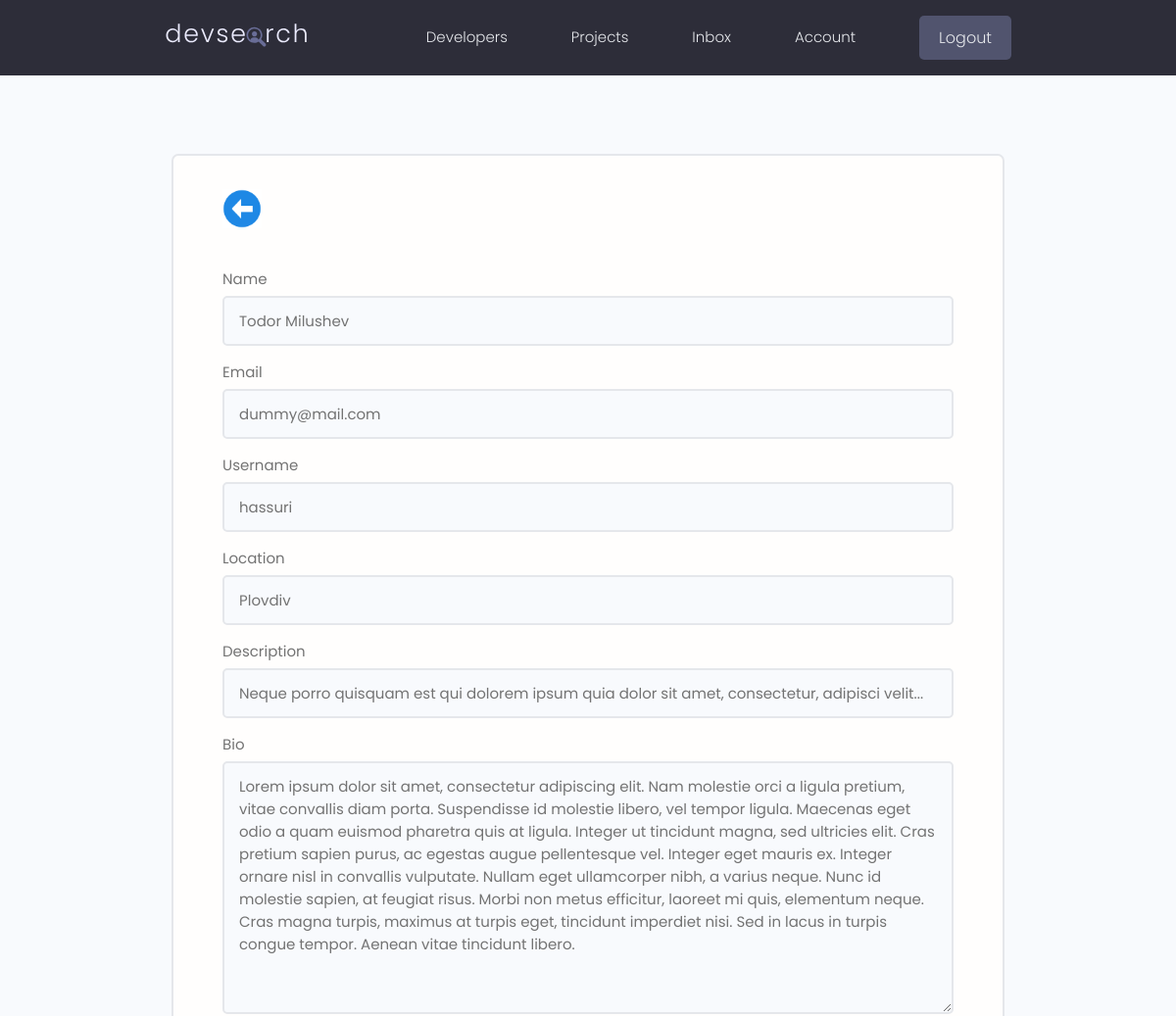
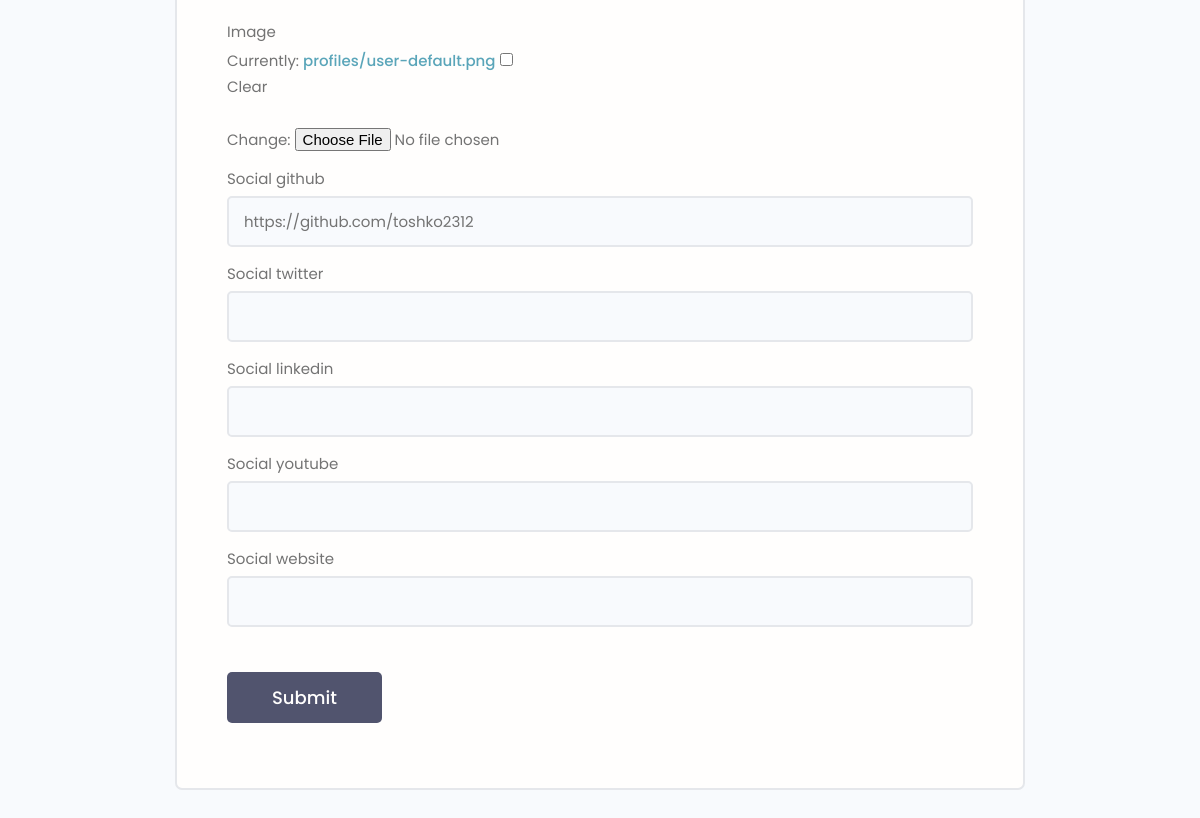
Page /account/edit/ (signed in) on the committed database (2 pictures, top to bottom).
### users/models.py (models this page shows, shortened)
class Profile(models.Model):
    id = models.UUIDField(default=uuid.uuid4, unique=True, primary_key=True, editable=False)
    user = models.OneToOneField(User, on_delete=models.CASCADE, null=True, blank=True)
    name = models.CharField(max_length=200, null=True, blank=True)
    email = models.EmailField(max_length=500, null=True, blank=True)
    username = models.CharField(max_length=200, null=True, blank=True)
    location = models.CharField(max_length=200, null=True, blank=True)
    description = models.CharField(max_length=200, null=True, blank=True)
    bio = models.TextField(null=True, blank=True)
    image = models.ImageField(null=True, blank=True, upload_to='profiles/', default='profiles/user-default.png')
    social_github = models.CharField(max_length=200, null=True, blank=True)
    social_twitter = models.CharField(max_length=200, null=True, blank=True)
    social_linkedin = models.CharField(max_length=200, null=True, blank=True)
    social_youtube = models.CharField(max_length=200, null=True, blank=True)
    social_website = models.CharField(max_length=200, null=True, blank=True)
    created = models.DateTimeField(auto_now_add=True)
    class Meta:
        ordering = ['-created']

### users/views.py (the view, shortened to what this page needs)
# urls.py: path('account/edit/', UsersCRUD.edit_account, name='edit-account'),
    @staticmethod
    @login_required(login_url='login')
    def edit_account(request):
        form = ProfileForm(instance=request.user.profile)
        content = {'form': form}
        return render(request, 'users/profile_form.html', context=content)

### users/forms.py
class ProfileForm(ModelForm):
    class Meta:
        model = Profile
        exclude = ('user',)
    def __init__(self, *args, **kwargs):
        super(ProfileForm, self).__init__(*args, **kwargs)
        for name, field in self.fields.items():
            field.widget.attrs.update({'class': 'input'})

### users/templates/users/profile_form.html (shortened to what this page needs)
{% extends 'main.html' %}
{% block content %}
<main class="formPage my-xl">
    <div class="content-box">
        <div class="formWrapper">
            <a class="backButton" href="{% url 'account' %}">
                <img>
            </a>
            <br>
            <form class="form" method="POST" action="{% url 'edit-account' %}" enctype="multipart/form-data">
                {% for field in form %}
                <div class="form__field">
                    <label for="formInput#text">{{field.label}}</label>
                    {{field}}
                </div>
                {% endfor %}
                <input class="btn btn--sub btn--lg  my-md" type="submit" value="Submit" />
            </form>
        </div>
    </div>
</main>
{% endblock %}

### static/styles/app.css (style rules this page uses)
:root { --color-sub: #2d2d39; }
.btn--sub { background-color: var(--color-sub-light); }
img { width: 100%; }
.content-box { width: 95%; max-width: 85rem; margin: 0 auto; }
.backButton { background: var(--color-main-light); color: var(--color-main); width: 4rem; height: 4rem; display: flex; align-items: center; justify-content: center; border-radius: 50%; }
.formPage .formWrapper { list-style: none; background: var(--color-white); padding: 3.5rem 5rem; border: 2px solid var(--color-light); border-radius: 0.7rem; }

### static/uikit/styles/modules/_variables.css (style rules this page uses)
:root { --color-main: #5aa5b9; --color-main-light: #e6faff; --color-sub: #3f4156; --color-sub-light: #51546e; --color-sub-lighter: #ededfd; --color-text: #737373; --color-gray: #8b8b8b; --color-light: #e5e7eb; --color-light-gray: #767676; --color-bg: #f8fafd; --color-white: #fffefd; --color-white-light: #f3f3f3; --color-success: #359e64; --color-success-bg: #def8e8; --color-error: #fc4b0b; --color-error-bg: #fff2ee; --font-base: 'Poppins', arial, helvetica, 'Segoe UI', roboto, ubuntu, sans-serif; --font-monospace: 'Fira Code', 'Courier New', courier, monospace; --font-regular: 300; --font-medium: 500; --font-bold: 700; --generic-shadow: 1px 1px 5px #00000010; --generic-transition: all 0.3s ease-in-out; }

### static/uikit/styles/modules/_base.css (style rules this page uses)
* { margin: 0; padding: 0; box-sizing: border-box; text-rendering: optimizeLegibility; color: inherit; font-size: inherit; }
html { font-size: 50%; }
@media only screen and (min-width: 480px) { html { font-size: 56.25%; } }
@media only screen and (min-width: 1200px) { html { font-size: 62.5%; } }
body { line-height: 1.6; font-weight: 400; font-size: 1.5rem; color: var(--color-text); background-color: var(--color-bg); min-height: 100vh; }

### static/uikit/styles/modules/_typography.css (style rules this page uses)
* { font-family: var(--font-base); }
a { padding-bottom: 2px; text-decoration: none; display: inline-block; color: var(--color-main); font-weight: var(--font-medium); }

### static/uikit/styles/modules/_utilities.css (style rules this page uses)
.my-md { margin: 3rem auto; }
.my-xl { margin: 8rem auto; }

### static/uikit/styles/modules/_button.css (style rules this page uses)
.btn { display: inline-block; position: relative; cursor: pointer; background-color: var(--color-light); font-weight: var(--font-medium); color: var(--color-sub); text-decoration: none; padding: 1rem 2rem; border-radius: 0.5rem; border: none; width: -webkit-fit-content; width: -moz-fit-content; width: fit-content; height: -webkit-fit-content; height: -moz-fit-content; height: fit-content; font-size: 1.6rem; outline-width: 0; outline-color: transparent; -webkit-backface-visibility: hidden; backface-visibility: hidden; transition: all 0.3s ease-in-out; }
.btn--sub { background-color: var(--color-sub); color: var(--color-white); }
.btn--lg { font-size: 1.8rem; padding: 1.2rem 4.5rem; }

### static/uikit/styles/modules/_form.css (style rules this page uses)
.form { display: block; }
.form__field { margin-top: 1.5rem; margin-bottom: 1.5rem; }
.form__label, .form__field > label { display: block; margin-bottom: 0.5rem; color: var(--color-text); }
input.input[type='text'], input.input[type='email'], input.input[type='password'], input.input[type='number'], textarea.input { min-width: 24rem; width: 100%; padding: 1.2rem 1.5rem; border-radius: 0.5rem; border: 2px solid var(--color-light); transition: all 0.3s ease-in-out; background-color: var(--color-bg); }

### rows in the picture
Profile: form "Todor Milushev" "dummy@mail.com" "hassuri" "Plovdiv" "Neque porro quisquam est qui dolorem ipsum quia dolor sit amet, consectetur, adipisci velit..." "Lorem ipsum dolor sit amet, consectetur adipiscing elit. Nam molestie orci a ligula pretium, vitae convallis diam porta. Suspendisse id molestie libero, vel tempor ligula. Maecenas eget odio a quam euismod pharetra quis at ligula. Integer ut tincidunt magna, sed ultricies elit. Cras pretium sapien purus, ac egestas augue pellentesque vel. Integer eget mauris ex. Integer ornare nisl in convallis vulputate. Nullam eget ullamcorper nibh, a varius neque. Nunc id molestie sapien, at feugiat risus. Morbi non metus efficitur, laoreet mi quis, elementum neque. Cras magna turpis, maximus at turpis eget, tincidunt imperdiet nisi. Sed in lacus in turpis congue tempor. Aenean vitae tincidunt libero." "https://github.com/toshko2312"

### other values in the picture
{{ field.label }} "Name" "Email" "Username" "Location" "Description" "Bio" "Image" "Social github" "Social twitter" "Social linkedin" "Social youtube" "Social website"
